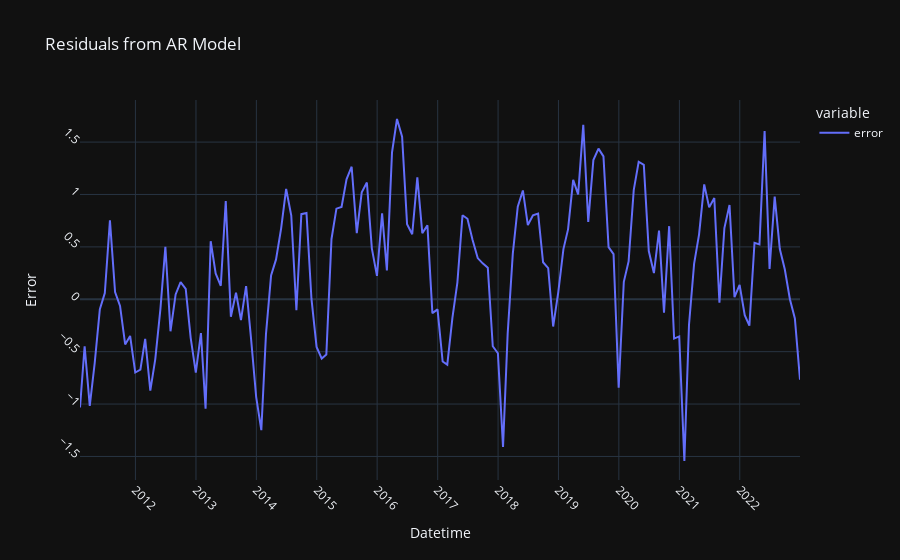

Notebook cell for this chart:
### Markdown cell above
##### We should only keep those lags with p-value < 0.5.

### Code cell
# get prediction start and end dates
pred_start_date = test_data.index[0]
pred_end_date = test_data.index[-1]

# get predictions and residuals
predictions = model_fit.predict(start=pred_start_date, end=pred_end_date)
residuals = test_data - predictions

# print(residuals)

# Plot residuals
fig_resid = px.line(residuals, labels={residuals.index.name: 'Datetime', 'value': 'Error'}, title='Residuals from AR Model')
fig_resid.update_xaxes(dtick='M12', tickangle=45)
fig_resid.update_yaxes(dtick=0.5, tickangle=45)
fig_resid.update_traces(name='error', hovertemplate='Datetime: %{x}<br>Error: %{y}')
fig_resid.show()

### Figure 1 — Plotly figure (JSON) as saved in the notebook; plotly's stock layout.template omitted (floating-point values rounded to 4 significant figures; data arrays with more than 128 entries replaced by an {"elided": "..."} marker saying what was removed)
{"data": [{"hovertemplate": "Datetime: %{x}<br>Error: %{y}", "legendgroup": "0", "line": {"color": "#636efa", "dash": "solid"}, "marker": {"symbol": "circle"}, "mode": "lines", "name": "error", "orientation": "v", "showlegend": true, "x": {"elided": "144 str values"}, "xaxis": "x", "y": {"elided": "144 float values"}, "yaxis": "y", "type": "scatter"}], "layout": {"xaxis": {"anchor": "y", "domain": [0.0, 1.0], "title": {"text": "Datetime"}, "dtick": "M12", "tickangle": 45}, "yaxis": {"anchor": "x", "domain": [0.0, 1.0], "title": {"text": "Error"}, "dtick": 0.5, "tickangle": 45}, "legend": {"title": {"text": "variable"}, "tracegroupgap": 0}, "title": {"text": "Residuals from AR Model"}}}
